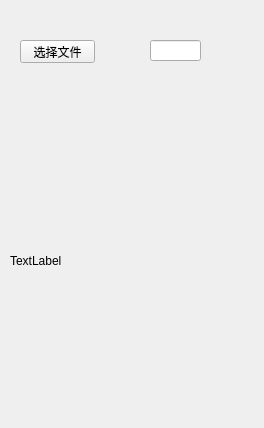
<?xml version="1.0" encoding="UTF-8"?>
<ui version="4.0">
 <class>MainWindow</class>
 <widget class="QMainWindow" name="MainWindow">
  <property name="geometry">
   <rect>
    <x>0</x>
    <y>0</y>
    <width>264</width>
    <height>428</height>
   </rect>
  </property>
  <property name="windowTitle">
   <string>MainWindow</string>
  </property>
  <widget class="QWidget" name="centralwidget">
   <widget class="QPushButton" name="button">
    <property name="geometry">
     <rect>
      <x>20</x>
      <y>40</y>
      <width>75</width>
      <height>23</height>
     </rect>
    </property>
    <property name="text">
     <string>选择文件</string>
    </property>
   </widget>
   <widget class="QLabel" name="label">
    <property name="geometry">
     <rect>
      <x>10</x>
      <y>100</y>
      <width>261</width>
      <height>321</height>
     </rect>
    </property>
    <property name="text">
     <string>TextLabel</string>
    </property>
   </widget>
   <widget class="QLineEdit" name="sum">
    <property name="geometry">
     <rect>
      <x>150</x>
      <y>40</y>
      <width>51</width>
      <height>21</height>
     </rect>
    </property>
   </widget>
  </widget>
 </widget>
 <resources/>
 <connections/>
</ui>
